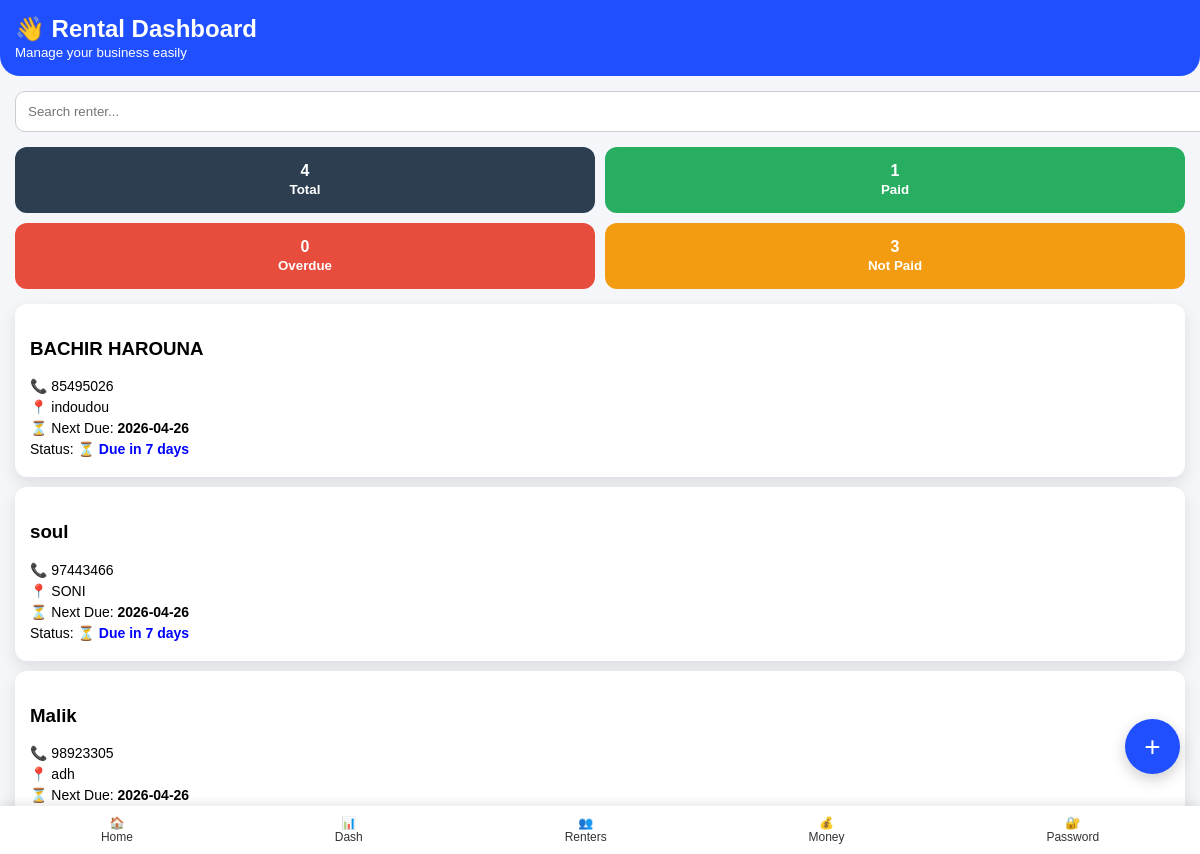
The app's page /dashboard?filter=notpaid (signed in) with its own data.
### tables this page shows
CREATE TABLE renters (
            id INTEGER PRIMARY KEY AUTOINCREMENT,
            name TEXT,
            phone TEXT,
            address TEXT,
            barrow TEXT,
            start_date TEXT,
            due_date TEXT,
            paid TEXT,
            last_payment_date TEXT   
        );

### app.py (the view)
@app.route("/dashboard")
def dashboard():
    if "user" not in session:
        return redirect("/login")
    search = request.args.get("search")
    filter_status = request.args.get("filter")
    conn = sqlite3.connect("database.db")
    c = conn.cursor()
    if search:
        c.execute("""
            SELECT * FROM renters
            WHERE name LIKE ? OR phone LIKE ? OR address LIKE ?
        """, (f"%{search}%", f"%{search}%", f"%{search}%"))
    else:
        c.execute("SELECT * FROM renters")
    renters = c.fetchall()
    conn.close()
    updated_renters = []
    today = datetime.now().date()
    paid_count = 0
    overdue_count = 0
    not_paid_count = 0
    for r in renters:
        start_date = datetime.strptime(r[5], "%Y-%m-%d").date()
        days_passed = (today - start_date).days
        weeks_passed = days_passed // 7
        current_due = start_date + timedelta(days=(weeks_passed + 1) * 7)
        conn = sqlite3.connect("database.db")
        c = conn.cursor()
        c.execute("""
            SELECT payment_date FROM payments
            WHERE renter_id=?
            ORDER BY payment_date DESC LIMIT 1
        """, (r[0],))
        last = c.fetchone()
        conn.close()
        last_payment_date = None
        if last:
            last_payment_date = datetime.strptime(last[0], "%Y-%m-%d").date()
        cycle_start = current_due - timedelta(days=7)
        if last_payment_date and cycle_start <= last_payment_date <= current_due:
            status = "Paid"
            paid_count += 1
        elif today > current_due:
            status = f"LATE by {(today - current_due).days} days"
            overdue_count += 1
        elif today == current_due:
            status = "DUE TODAY"
            not_paid_count += 1
        else:
            status = f"Due in {(current_due - today).days} days"
            not_paid_count += 1
        if filter_status:
            if filter_status == "paid" and status != "Paid":
                continue
            if filter_status == "notpaid" and status == "Paid":
                continue
            if filter_status == "overdue" and "LATE" not in status:
                continue
        updated_renters.append(r + (current_due.strftime("%Y-%m-%d"), status))
    return render_template(
        "index.html",
        renters=updated_renters,
        total=len(renters),
        paid=paid_count,
        overdue=overdue_count,
        not_paid=not_paid_count
    )

### templates/index.html (shortened to what this page needs)
<!DOCTYPE html>
<html>
<head>
</head>
<body>
<div class="header">
    <h2 style="margin:0;">👋 Rental Dashboard</h2>
    <small>Manage your business easily</small>
</div>
<form method="GET" action="/dashboard" class="search">
    <input type="text" name="search" placeholder="Search renter...">
</form>
<div class="stats">
    <a href="/dashboard" style="text-decoration:none;">
        <div class="card-stat total">
            <div>{{ total }}</div>
            <small>Total</small>
        </div>
    </a>
    <a href="/dashboard?filter=paid" style="text-decoration:none;">
        <div class="card-stat paid-bg">
            <div>{{ paid }}</div>
            <small>Paid</small>
        </div>
    </a>
    <a href="/dashboard?filter=overdue" style="text-decoration:none;">
        <div class="card-stat overdue-bg">
            <div>{{ overdue }}</div>
            <small>Overdue</small>
        </div>
    </a>
    <a href="/dashboard?filter=notpaid" style="text-decoration:none;">
        <div class="card-stat notpaid">
            <div>{{ not_paid }}</div>
            <small>Not Paid</small>
        </div>
    </a>
</div>
{% for r in renters %}
<div class="card">
    <h3>{{ r[1] }}</h3>
    <div class="info">📞 {{ r[2] }}</div>
    <div class="info">📍 {{ r[3] }}</div>
    <div class="info">
        ⏳ Next Due: <strong>{{ r[9] }}</strong>
    </div>
    <div class="info">
        Status:
        {% if "Paid" in r[10] %}
            <span style="color:green; font-weight:bold;">✔ Paid</span>
        {% elif "LATE" in r[10] %}
            <span style="color:red; font-weight:bold;">❌ {{ r[10] }}</span>
        {% elif "DUE TODAY" in r[10] %}
            <span style="color:orange; font-weight:bold;">⚠ Due Today</span>
        {% else %}
            <span style="color:blue; font-weight:bold;">⏳ {{ r[10] }}</span>
        {% endif %}
    </div>
</div>
{% endfor %}
<a href="/add" class="add-btn">+</a>
<div class="bottom-nav">
    <a href="/home">🏠<br>Home</a>
    <a href="/dashboard">📊<br>Dash</a>
    <a href="/renters">👥<br>Renters</a>
    <a href="/money">💰<br>Money</a>
    <a href="/verify-user">🔐<br>Password</a>
</div>
</body>
</html>

### templates/index.html (style rules this page uses)
body { margin: 0; font-family: Arial; background: #f4f6f9; }
.header { background: #1f4fff; color: white; padding: 15px; border-bottom-left-radius: 20px; border-bottom-right-radius: 20px; }
.search { margin: 15px; }
.search input { width: 100%; padding: 12px; border-radius: 10px; border: 1px solid #ccc; }
.stats { display: grid; grid-template-columns: repeat(2, 1fr); gap: 10px; margin: 15px; }
.card-stat { padding: 15px; border-radius: 12px; color: white; text-align: center; font-weight: bold; }
.total { background: #2c3e50; }
.paid-bg { background: #27ae60; }
.overdue-bg { background: #e74c3c; }
.notpaid { background: #f39c12; }
.card { background: white; margin: 10px 15px; padding: 15px; border-radius: 12px; box-shadow: 0 6px 15px rgba(0,0,0,0.1); }
.info { font-size: 14px; margin: 5px 0; }
.add-btn { position: fixed; bottom: 80px; right: 20px; background: #1f4fff; color: white; width: 55px; height: 55px; border-radius: 50%; text-align: center; line-height: 55px; font-size: 28px; text-decoration: none; box-shadow: 0 5px 15px rgba(0,0,0,0.2); }
.bottom-nav { position: fixed; bottom: 0; left: 0; right: 0; background: white; display: flex; justify-content: space-around; padding: 10px 0; box-shadow: 0 -2px 10px rgba(0,0,0,0.1); font-size: 12px; }
.bottom-nav a { text-decoration: none; color: #333; text-align: center; }

### records on screen
renters: name "BACHIR HAROUNA", phone "85495026", address "indoudou", due_date "2026-04-26", r "Due in 7 days"
renters: name "soul", phone "97443466", address "SONI", due_date "2026-04-26", r "Due in 7 days"
renters: name "Malik", phone "98923305", address "adh", due_date "2026-04-26"

### other values on screen
{{ total }} "4"
{{ paid }} "1"
{{ overdue }} "0"
{{ not_paid }} "3"
